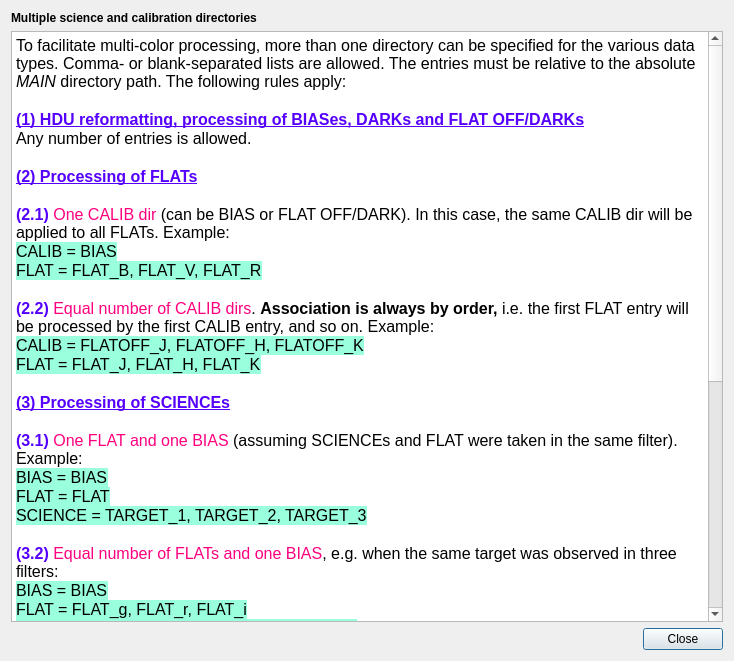
<?xml version="1.0" encoding="UTF-8"?>
<ui version="4.0">
 <class>MultidirReadme</class>
 <widget class="QDialog" name="MultidirReadme">
  <property name="geometry">
   <rect>
    <x>0</x>
    <y>0</y>
    <width>734</width>
    <height>661</height>
   </rect>
  </property>
  <property name="windowTitle">
   <string>The THELI data directory tree</string>
  </property>
  <layout class="QGridLayout" name="gridLayout">
   <item row="0" column="0">
    <widget class="QLabel" name="label">
     <property name="font">
      <font>
       <weight>75</weight>
       <bold>true</bold>
      </font>
     </property>
     <property name="text">
      <string>Multiple science and calibration directories</string>
     </property>
    </widget>
   </item>
   <item row="1" column="0">
    <widget class="QTextEdit" name="textEdit">
     <property name="html">
      <string>&lt;!DOCTYPE HTML PUBLIC &quot;-//W3C//DTD HTML 4.0//EN&quot; &quot;http://www.w3.org/TR/REC-html40/strict.dtd&quot;&gt;
&lt;html&gt;&lt;head&gt;&lt;meta name=&quot;qrichtext&quot; content=&quot;1&quot; /&gt;&lt;style type=&quot;text/css&quot;&gt;
p, li { white-space: pre-wrap; }
&lt;/style&gt;&lt;/head&gt;&lt;body style=&quot; font-family:'Noto Sans'; font-size:12pt; font-weight:400; font-style:normal;&quot;&gt;
&lt;p style=&quot; margin-top:0px; margin-bottom:0px; margin-left:0px; margin-right:0px; -qt-block-indent:0; text-indent:0px;&quot;&gt;To facilitate multi-color processing, more than one directory can be specified for the various data types. Comma- or blank-separated lists are allowed. The entries must be relative to the absolute &lt;span style=&quot; font-style:italic;&quot;&gt;MAIN &lt;/span&gt;directory path. The following rules apply:&lt;/p&gt;
&lt;p style=&quot;-qt-paragraph-type:empty; margin-top:0px; margin-bottom:0px; margin-left:0px; margin-right:0px; -qt-block-indent:0; text-indent:0px;&quot;&gt;&lt;br /&gt;&lt;/p&gt;
&lt;p style=&quot; margin-top:0px; margin-bottom:0px; margin-left:0px; margin-right:0px; -qt-block-indent:0; text-indent:0px;&quot;&gt;&lt;span style=&quot; font-weight:600; text-decoration: underline; color:#5500ff;&quot;&gt;(1) HDU reformatting, processing of BIASes, DARKs and FLAT OFF/DARKs&lt;/span&gt;&lt;/p&gt;
&lt;p style=&quot; margin-top:0px; margin-bottom:0px; margin-left:0px; margin-right:0px; -qt-block-indent:0; text-indent:0px;&quot;&gt;Any number of entries is allowed.&lt;/p&gt;
&lt;p style=&quot;-qt-paragraph-type:empty; margin-top:0px; margin-bottom:0px; margin-left:0px; margin-right:0px; -qt-block-indent:0; text-indent:0px;&quot;&gt;&lt;br /&gt;&lt;/p&gt;
&lt;p style=&quot; margin-top:0px; margin-bottom:0px; margin-left:0px; margin-right:0px; -qt-block-indent:0; text-indent:0px;&quot;&gt;&lt;span style=&quot; font-weight:600; text-decoration: underline; color:#5500ff;&quot;&gt;(2) Processing of FLATs&lt;/span&gt;&lt;/p&gt;
&lt;p style=&quot;-qt-paragraph-type:empty; margin-top:0px; margin-bottom:0px; margin-left:0px; margin-right:0px; -qt-block-indent:0; text-indent:0px; font-weight:600; text-decoration: underline; color:#5500ff;&quot;&gt;&lt;br /&gt;&lt;/p&gt;
&lt;p style=&quot; margin-top:0px; margin-bottom:0px; margin-left:0px; margin-right:0px; -qt-block-indent:0; text-indent:0px;&quot;&gt;&lt;span style=&quot; font-weight:600; color:#5500ff;&quot;&gt;(2.1) &lt;/span&gt;&lt;span style=&quot; color:#ff007f;&quot;&gt;One CALIB dir&lt;/span&gt; (can be BIAS or FLAT OFF/DARK). In this case, the same CALIB dir will be applied to all FLATs. Example:&lt;/p&gt;
&lt;p style=&quot; margin-top:0px; margin-bottom:0px; margin-left:0px; margin-right:0px; -qt-block-indent:0; text-indent:0px;&quot;&gt;&lt;span style=&quot; color:#000000; background-color:#99ffdd;&quot;&gt;CALIB = BIAS&lt;/span&gt;&lt;/p&gt;
&lt;p style=&quot; margin-top:0px; margin-bottom:0px; margin-left:0px; margin-right:0px; -qt-block-indent:0; text-indent:0px;&quot;&gt;&lt;span style=&quot; color:#000000; background-color:#99ffdd;&quot;&gt;FLAT = FLAT_B, FLAT_V, FLAT_R&lt;/span&gt;&lt;/p&gt;
&lt;p style=&quot;-qt-paragraph-type:empty; margin-top:0px; margin-bottom:0px; margin-left:0px; margin-right:0px; -qt-block-indent:0; text-indent:0px; color:#000000;&quot;&gt;&lt;br /&gt;&lt;/p&gt;
&lt;p style=&quot; margin-top:0px; margin-bottom:0px; margin-left:0px; margin-right:0px; -qt-block-indent:0; text-indent:0px;&quot;&gt;&lt;span style=&quot; font-weight:600; color:#5500ff;&quot;&gt;(2.2)&lt;/span&gt;&lt;span style=&quot; color:#000000;&quot;&gt; &lt;/span&gt;&lt;span style=&quot; color:#ff007f;&quot;&gt;Equal number of CALIB dirs&lt;/span&gt;&lt;span style=&quot; color:#000000;&quot;&gt;. &lt;/span&gt;&lt;span style=&quot; font-weight:600; color:#000000;&quot;&gt;Association is always by order, &lt;/span&gt;&lt;span style=&quot; color:#000000;&quot;&gt;i.e. the first FLAT entry will be processed by the first CALIB entry, and so on. Example:&lt;/span&gt;&lt;/p&gt;
&lt;p style=&quot; margin-top:0px; margin-bottom:0px; margin-left:0px; margin-right:0px; -qt-block-indent:0; text-indent:0px;&quot;&gt;&lt;span style=&quot; color:#000000; background-color:#99ffdd;&quot;&gt;CALIB = FLATOFF_J, FLATOFF_H, FLATOFF_K&lt;/span&gt;&lt;/p&gt;
&lt;p style=&quot; margin-top:0px; margin-bottom:0px; margin-left:0px; margin-right:0px; -qt-block-indent:0; text-indent:0px;&quot;&gt;&lt;span style=&quot; color:#000000; background-color:#99ffdd;&quot;&gt;FLAT = FLAT_J, FLAT_H, FLAT_K&lt;/span&gt;&lt;/p&gt;
&lt;p style=&quot;-qt-paragraph-type:empty; margin-top:0px; margin-bottom:0px; margin-left:0px; margin-right:0px; -qt-block-indent:0; text-indent:0px; color:#000000;&quot;&gt;&lt;br /&gt;&lt;/p&gt;
&lt;p style=&quot; margin-top:0px; margin-bottom:0px; margin-left:0px; margin-right:0px; -qt-block-indent:0; text-indent:0px;&quot;&gt;&lt;span style=&quot; font-weight:600; text-decoration: underline; color:#5500ff;&quot;&gt;(3) Processing of SCIENCEs&lt;/span&gt;&lt;/p&gt;
&lt;p style=&quot;-qt-paragraph-type:empty; margin-top:0px; margin-bottom:0px; margin-left:0px; margin-right:0px; -qt-block-indent:0; text-indent:0px; color:#000000;&quot;&gt;&lt;br /&gt;&lt;/p&gt;
&lt;p style=&quot; margin-top:0px; margin-bottom:0px; margin-left:0px; margin-right:0px; -qt-block-indent:0; text-indent:0px;&quot;&gt;&lt;span style=&quot; font-weight:600; color:#5500ff;&quot;&gt;(3.1)&lt;/span&gt;&lt;span style=&quot; color:#000000;&quot;&gt; &lt;/span&gt;&lt;span style=&quot; color:#ff007f;&quot;&gt;One FLAT and one BIAS&lt;/span&gt;&lt;span style=&quot; color:#000000;&quot;&gt; (assuming SCIENCEs and FLAT were taken in the same filter). Example:&lt;/span&gt;&lt;/p&gt;
&lt;p style=&quot; margin-top:0px; margin-bottom:0px; margin-left:0px; margin-right:0px; -qt-block-indent:0; text-indent:0px;&quot;&gt;&lt;span style=&quot; color:#000000; background-color:#99ffdd;&quot;&gt;BIAS = BIAS&lt;/span&gt;&lt;/p&gt;
&lt;p style=&quot; margin-top:0px; margin-bottom:0px; margin-left:0px; margin-right:0px; -qt-block-indent:0; text-indent:0px;&quot;&gt;&lt;span style=&quot; color:#000000; background-color:#99ffdd;&quot;&gt;FLAT = FLAT&lt;/span&gt;&lt;/p&gt;
&lt;p style=&quot; margin-top:0px; margin-bottom:0px; margin-left:0px; margin-right:0px; -qt-block-indent:0; text-indent:0px;&quot;&gt;&lt;span style=&quot; color:#000000; background-color:#99ffdd;&quot;&gt;SCIENCE = TARGET_1, TARGET_2, TARGET_3&lt;/span&gt;&lt;/p&gt;
&lt;p style=&quot;-qt-paragraph-type:empty; margin-top:0px; margin-bottom:0px; margin-left:0px; margin-right:0px; -qt-block-indent:0; text-indent:0px; color:#000000;&quot;&gt;&lt;br /&gt;&lt;/p&gt;
&lt;p style=&quot; margin-top:0px; margin-bottom:0px; margin-left:0px; margin-right:0px; -qt-block-indent:0; text-indent:0px;&quot;&gt;&lt;span style=&quot; font-weight:600; color:#5500ff;&quot;&gt;(3.2)&lt;/span&gt;&lt;span style=&quot; color:#000000;&quot;&gt; &lt;/span&gt;&lt;span style=&quot; color:#ff007f;&quot;&gt;Equal number of FLATs and one BIAS&lt;/span&gt;&lt;span style=&quot; color:#000000;&quot;&gt;, e.g. when the same target was observed in three filters:&lt;/span&gt;&lt;/p&gt;
&lt;p style=&quot; margin-top:0px; margin-bottom:0px; margin-left:0px; margin-right:0px; -qt-block-indent:0; text-indent:0px;&quot;&gt;&lt;span style=&quot; color:#000000; background-color:#99ffdd;&quot;&gt;BIAS = BIAS&lt;/span&gt;&lt;/p&gt;
&lt;p style=&quot; margin-top:0px; margin-bottom:0px; margin-left:0px; margin-right:0px; -qt-block-indent:0; text-indent:0px;&quot;&gt;&lt;span style=&quot; color:#000000; background-color:#99ffdd;&quot;&gt;FLAT = FLAT_g, FLAT_r, FLAT_i&lt;/span&gt;&lt;/p&gt;
&lt;p style=&quot; margin-top:0px; margin-bottom:0px; margin-left:0px; margin-right:0px; -qt-block-indent:0; text-indent:0px;&quot;&gt;&lt;span style=&quot; color:#000000; background-color:#99ffdd;&quot;&gt;SCIENCE = TARGET_g, TARGET_r, TARGET_i&lt;/span&gt;&lt;/p&gt;
&lt;p style=&quot;-qt-paragraph-type:empty; margin-top:0px; margin-bottom:0px; margin-left:0px; margin-right:0px; -qt-block-indent:0; text-indent:0px; color:#000000;&quot;&gt;&lt;br /&gt;&lt;/p&gt;
&lt;p style=&quot; margin-top:0px; margin-bottom:0px; margin-left:0px; margin-right:0px; -qt-block-indent:0; text-indent:0px;&quot;&gt;&lt;span style=&quot; font-weight:600; color:#5500ff;&quot;&gt;(3.3)&lt;/span&gt;&lt;span style=&quot; color:#000000;&quot;&gt; &lt;/span&gt;&lt;span style=&quot; color:#ff007f;&quot;&gt;Equal number of CALIB dirs&lt;/span&gt;&lt;span style=&quot; color:#000000;&quot;&gt;, e.g. when a target was observed multiple times at different dates. &lt;/span&gt;&lt;span style=&quot; font-weight:600; color:#000000;&quot;&gt;Again, association is by order &lt;/span&gt;&lt;span style=&quot; color:#000000;&quot;&gt;(first science entry corrected by first calib entries, etc):&lt;/span&gt;&lt;/p&gt;
&lt;p style=&quot; margin-top:0px; margin-bottom:0px; margin-left:0px; margin-right:0px; -qt-block-indent:0; text-indent:0px;&quot;&gt;&lt;span style=&quot; color:#000000; background-color:#99ffdd;&quot;&gt;DARK = DARK_2016, DARK_2017, DARK_2018&lt;/span&gt;&lt;/p&gt;
&lt;p style=&quot; margin-top:0px; margin-bottom:0px; margin-left:0px; margin-right:0px; -qt-block-indent:0; text-indent:0px;&quot;&gt;&lt;span style=&quot; color:#000000; background-color:#99ffdd;&quot;&gt;FLAT = FLAT_2016, FLAT_2017, FLAT_2018&lt;/span&gt;&lt;/p&gt;
&lt;p style=&quot; margin-top:0px; margin-bottom:0px; margin-left:0px; margin-right:0px; -qt-block-indent:0; text-indent:0px;&quot;&gt;&lt;span style=&quot; color:#000000; background-color:#99ffdd;&quot;&gt;SCIENCE = TARGET_2016, TARGET_2017, TARGET_2018&lt;/span&gt;&lt;/p&gt;
&lt;p style=&quot;-qt-paragraph-type:empty; margin-top:0px; margin-bottom:0px; margin-left:0px; margin-right:0px; -qt-block-indent:0; text-indent:0px; color:#000000;&quot;&gt;&lt;br /&gt;&lt;/p&gt;
&lt;p style=&quot; margin-top:0px; margin-bottom:0px; margin-left:0px; margin-right:0px; -qt-block-indent:0; text-indent:0px;&quot;&gt;&lt;span style=&quot; font-weight:600; color:#5500ff;&quot;&gt;(3.4)&lt;/span&gt;&lt;span style=&quot; color:#000000;&quot;&gt; &lt;/span&gt;&lt;span style=&quot; color:#ff007f;&quot;&gt;Equal number but different types of CALIB dirs&lt;/span&gt;&lt;span style=&quot; color:#000000;&quot;&gt;. For example, a target was observed in J- and K-band. For J-band, you have a FLAT OFF (e.g. a dome flat with lamp off), but in K-band the dark flat is not possible because you are dominated by the dome's thermal emission; you want to subtract a real DARK. In this case, you can pretend the true DARK to be a FLAT OFF, like this:&lt;/span&gt;&lt;/p&gt;
&lt;p style=&quot; margin-top:0px; margin-bottom:0px; margin-left:0px; margin-right:0px; -qt-block-indent:0; text-indent:0px;&quot;&gt;&lt;span style=&quot; color:#000000; background-color:#99ffdd;&quot;&gt;FLATOFF = FLATOFF_J, DARK_K&lt;/span&gt;&lt;/p&gt;
&lt;p style=&quot; margin-top:0px; margin-bottom:0px; margin-left:0px; margin-right:0px; -qt-block-indent:0; text-indent:0px;&quot;&gt;&lt;span style=&quot; color:#000000; background-color:#99ffdd;&quot;&gt;FLAT = FLAT_J, FLAT_K&lt;/span&gt;&lt;/p&gt;
&lt;p style=&quot; margin-top:0px; margin-bottom:0px; margin-left:0px; margin-right:0px; -qt-block-indent:0; text-indent:0px;&quot;&gt;&lt;span style=&quot; color:#000000; background-color:#99ffdd;&quot;&gt;SCIENCE = TARGET_J, TARGET_K&lt;/span&gt;&lt;/p&gt;
&lt;p style=&quot;-qt-paragraph-type:empty; margin-top:0px; margin-bottom:0px; margin-left:0px; margin-right:0px; -qt-block-indent:0; text-indent:0px; color:#000000;&quot;&gt;&lt;br /&gt;&lt;/p&gt;
&lt;p style=&quot; margin-top:0px; margin-bottom:0px; margin-left:0px; margin-right:0px; -qt-block-indent:0; text-indent:0px;&quot;&gt;&lt;span style=&quot; color:#000000;&quot;&gt;If neither of these combinations work for you, you have to process your SCIENCEs and CALIBs one by one.&lt;/span&gt;&lt;/p&gt;
&lt;p style=&quot;-qt-paragraph-type:empty; margin-top:0px; margin-bottom:0px; margin-left:0px; margin-right:0px; -qt-block-indent:0; text-indent:0px; color:#000000;&quot;&gt;&lt;br /&gt;&lt;/p&gt;
&lt;p style=&quot;-qt-paragraph-type:empty; margin-top:0px; margin-bottom:0px; margin-left:0px; margin-right:0px; -qt-block-indent:0; text-indent:0px; color:#000000;&quot;&gt;&lt;br /&gt;&lt;/p&gt;
&lt;p style=&quot;-qt-paragraph-type:empty; margin-top:0px; margin-bottom:0px; margin-left:0px; margin-right:0px; -qt-block-indent:0; text-indent:0px; color:#000000;&quot;&gt;&lt;br /&gt;&lt;/p&gt;&lt;/body&gt;&lt;/html&gt;</string>
     </property>
    </widget>
   </item>
   <item row="2" column="0">
    <layout class="QHBoxLayout" name="horizontalLayout">
     <item>
      <spacer name="horizontalSpacer">
       <property name="orientation">
        <enum>Qt::Horizontal</enum>
       </property>
       <property name="sizeHint" stdset="0">
        <size>
         <width>40</width>
         <height>20</height>
        </size>
       </property>
      </spacer>
     </item>
     <item>
      <widget class="QPushButton" name="closePushButton">
       <property name="text">
        <string>Close</string>
       </property>
      </widget>
     </item>
    </layout>
   </item>
  </layout>
 </widget>
 <resources/>
 <connections>
  <connection>
   <sender>closePushButton</sender>
   <signal>clicked()</signal>
   <receiver>MultidirReadme</receiver>
   <slot>close()</slot>
   <hints>
    <hint type="sourcelabel">
     <x>625</x>
     <y>611</y>
    </hint>
    <hint type="destinationlabel">
     <x>523</x>
     <y>613</y>
    </hint>
   </hints>
  </connection>
 </connections>
</ui>
